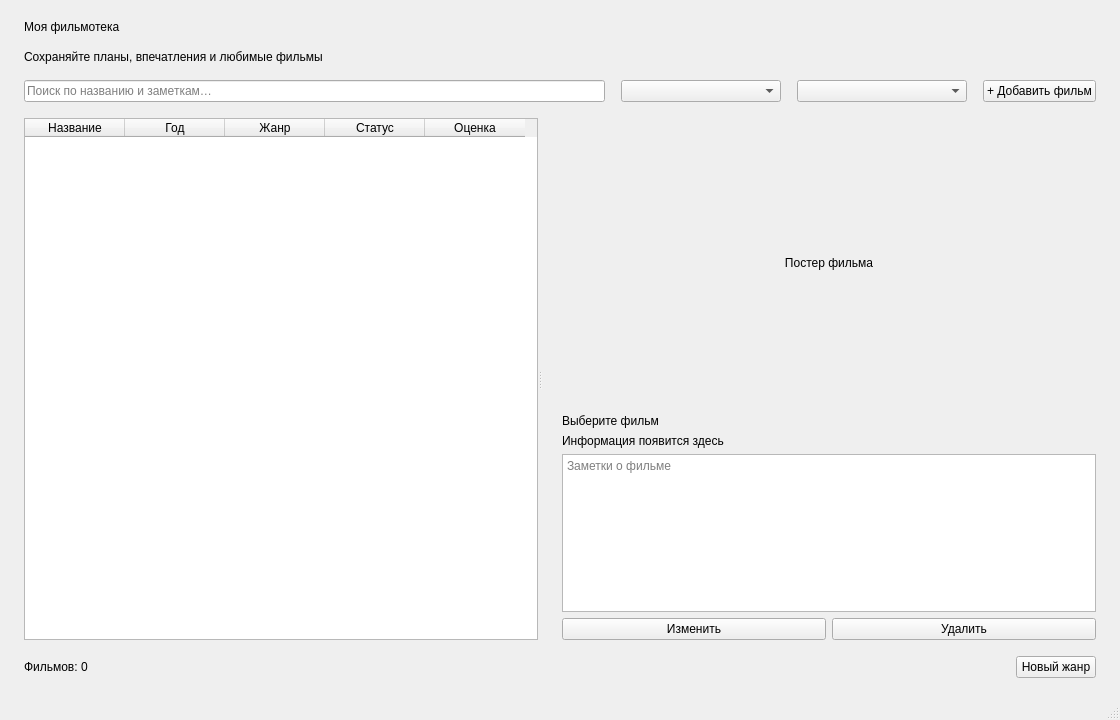
<?xml version="1.0" encoding="UTF-8"?>
<ui version="4.0">
 <class>MainWindow</class>
 <widget class="QMainWindow" name="MainWindow">
  <property name="geometry"><rect><x>0</x><y>0</y><width>1120</width><height>720</height></rect></property>
  <property name="windowTitle"><string>Моя фильмотека</string></property>
  <widget class="QWidget" name="centralwidget">
   <layout class="QVBoxLayout" name="rootLayout">
    <property name="leftMargin"><number>24</number></property>
    <property name="topMargin"><number>20</number></property>
    <property name="rightMargin"><number>24</number></property>
    <property name="bottomMargin"><number>20</number></property>
    <property name="spacing"><number>16</number></property>
    <item><widget class="QLabel" name="headingLabel"><property name="text"><string>Моя фильмотека</string></property><property name="objectName"><string>headingLabel</string></property></widget></item>
    <item><widget class="QLabel" name="subtitleLabel"><property name="text"><string>Сохраняйте планы, впечатления и любимые фильмы</string></property></widget></item>
    <item><layout class="QHBoxLayout" name="filterLayout">
      <item><widget class="QLineEdit" name="searchEdit"><property name="placeholderText"><string>Поиск по названию и заметкам…</string></property><property name="clearButtonEnabled"><bool>true</bool></property></widget></item>
      <item><widget class="QComboBox" name="statusFilter"><property name="minimumSize"><size><width>160</width><height>0</height></size></property></widget></item>
      <item><widget class="QComboBox" name="genreFilter"><property name="minimumSize"><size><width>170</width><height>0</height></size></property></widget></item>
      <item><widget class="QPushButton" name="addButton"><property name="text"><string>+ Добавить фильм</string></property></widget></item>
     </layout></item>
    <item><widget class="QSplitter" name="contentSplitter">
      <property name="orientation"><enum>Qt::Horizontal</enum></property>
      <widget class="QTableWidget" name="movieTable">
       <property name="columnCount"><number>5</number></property>
       <column><property name="text"><string>Название</string></property></column>
       <column><property name="text"><string>Год</string></property></column>
       <column><property name="text"><string>Жанр</string></property></column>
       <column><property name="text"><string>Статус</string></property></column>
       <column><property name="text"><string>Оценка</string></property></column>
      </widget>
      <widget class="QWidget" name="detailsPanel">
       <property name="minimumSize"><size><width>280</width><height>0</height></size></property>
       <layout class="QVBoxLayout" name="detailsLayout">
        <property name="leftMargin"><number>20</number></property>
        <item><widget class="QLabel" name="posterLabel"><property name="minimumSize"><size><width>220</width><height>290</height></size></property><property name="alignment"><set>Qt::AlignCenter</set></property><property name="text"><string>Постер фильма</string></property></widget></item>
        <item><widget class="QLabel" name="detailTitle"><property name="wordWrap"><bool>true</bool></property><property name="text"><string>Выберите фильм</string></property></widget></item>
        <item><widget class="QLabel" name="detailMeta"><property name="wordWrap"><bool>true</bool></property><property name="text"><string>Информация появится здесь</string></property></widget></item>
        <item><widget class="QTextBrowser" name="notesView"><property name="placeholderText"><string>Заметки о фильме</string></property></widget></item>
        <item><layout class="QHBoxLayout" name="detailButtonsLayout">
          <item><widget class="QPushButton" name="editButton"><property name="text"><string>Изменить</string></property></widget></item>
          <item><widget class="QPushButton" name="deleteButton"><property name="text"><string>Удалить</string></property></widget></item>
         </layout></item>
       </layout>
      </widget>
     </widget></item>
    <item><layout class="QHBoxLayout" name="bottomLayout">
      <item><widget class="QLabel" name="countLabel"><property name="text"><string>Фильмов: 0</string></property></widget></item>
      <item><spacer name="bottomSpacer"><property name="orientation"><enum>Qt::Horizontal</enum></property><property name="sizeHint" stdset="0"><size><width>40</width><height>20</height></size></property></spacer></item>
      <item><widget class="QPushButton" name="genreButton"><property name="text"><string>Новый жанр</string></property></widget></item>
     </layout></item>
   </layout>
  </widget>
  <widget class="QStatusBar" name="statusbar"/>
 </widget>
 <resources/>
 <connections/>
</ui>
